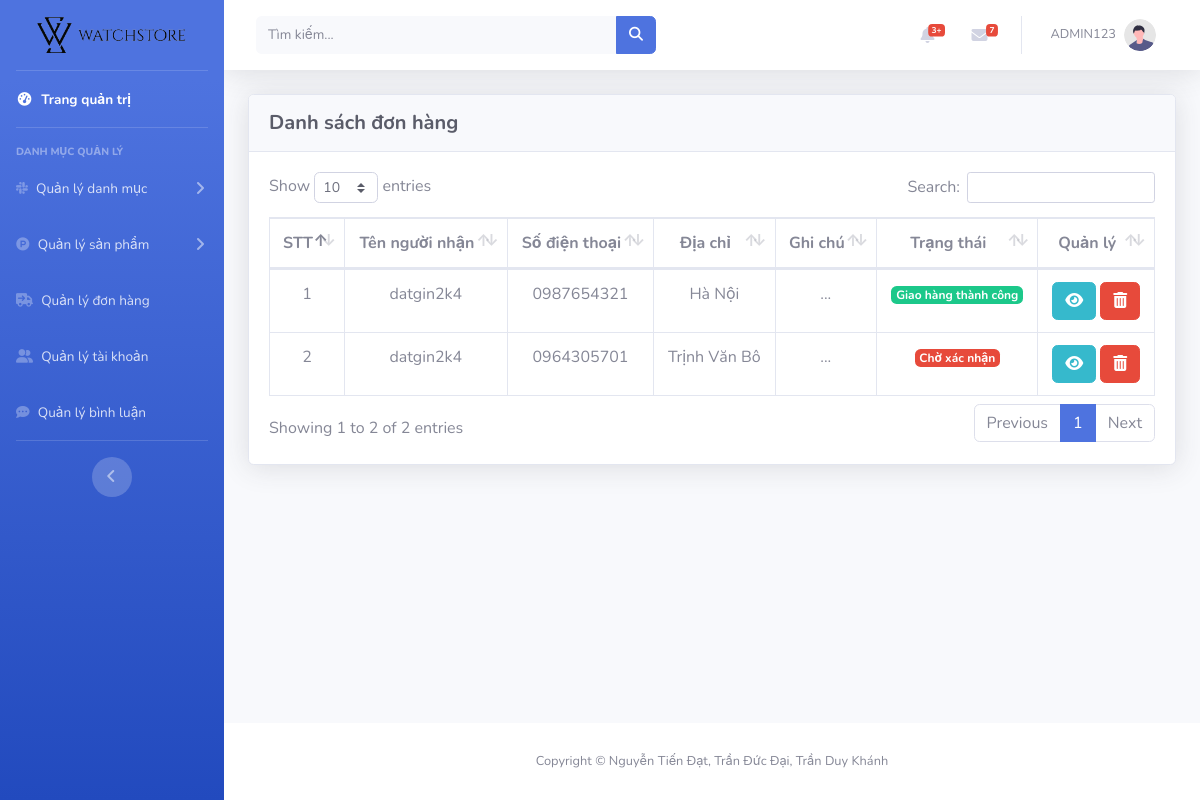
Before: /admin/index.php?act=list_donhang (signed in) with the older database file.
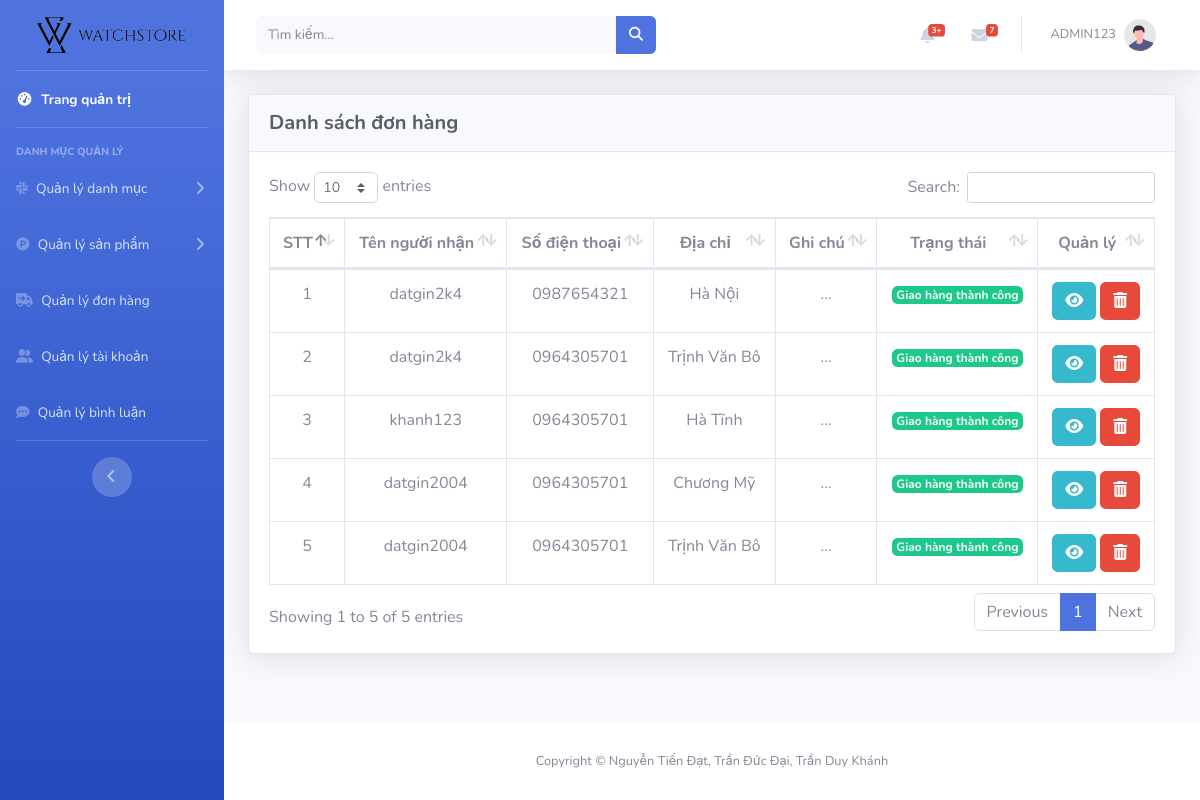
After: the same page with the newer database file.
### tables this page shows
CREATE TABLE `donhang` (
  `id` int(11) NOT NULL,
  `id_user` int(11) NOT NULL,
  `nguoi_nhan` varchar(255) NOT NULL,
  `email` varchar(255) NOT NULL,
  `tel` varchar(255) NOT NULL,
  `address` varchar(255) NOT NULL,
  `date` date DEFAULT NULL,
  `ghi_chu` varchar(255) DEFAULT NULL,
  `thanhtien` int(11) NOT NULL,
  `trangthai` int(11) NOT NULL
);

### model/pdo.php (called while the page is built, shortened)
<?php
function pdo_get_connection()
{
    $servername = "localhost";
    $username = "root";
    $password = "";
    try {
        $conn = new PDO("mysql:host=$servername;dbname=duan1", $username, $password);
        $conn->setAttribute(PDO::ATTR_ERRMODE, PDO::ERRMODE_EXCEPTION);
        return $conn;
    } catch (PDOException $e) {
        echo "Connection failed: " . $e->getMessage();
    }
}
function pdo_query($sql)
{
    $conn = pdo_get_connection();
    $sql = $conn->prepare($sql);
    $sql->execute();
    $kq = $sql->fetchAll(PDO::FETCH_ASSOC);
    return $kq;
}
?>

### model/donhang.php (called while the page is built, shortened)
<?php
function loadall_donhang($iddh = 0)
{
    $sql = "select * from donhang";
    return pdo_query($sql);
}

### admin/donhang/list_donhang.php (the view)
<div class="container-fluid">
    <div class="card shadow mb-4">
        <div class="card-header py-3">
            <h6 class="m-0 h5 text-dark font-weight-bold">Danh sách đơn hàng</h6>
        </div>
        <div class="card-body">
            <div class="table-responsive">
                <table class="table table-bordered text-center" id="dataTable" width="100%" cellspacing="0">
                    <thead>
                        <tr>
                            <th class="fw-bold text-secondary">STT</th>
                            <th class="fw-bold text-secondary">Tên người nhận</th>
                            <th class="fw-bold text-secondary">Số điện thoại</th>
                            <th class="fw-bold text-secondary">Địa chỉ</th>
                            <th class="fw-bold text-secondary">Ghi chú</th>
                            <th class="fw-bold text-secondary">Trạng thái</th>
                            <th class="fw-bold text-secondary">Quản lý</th>
                        </tr>
                    </thead>
                    <tbody>
                        <?php foreach ($list_donhang as $key => $value) { ?>
                            <tr>
                                <td><?= $key + 1 ?></td>
                                <td><?= $value['nguoi_nhan'] ?></td>
                                <td><?= $value['tel'] ?></td>
                                <td><?= $value['address'] ?></td>
                                <td>
                                    <?php
                                    if ($value['ghi_chu'] != null) {
                                        echo $value['ghi_chu'];
                                    } else {
                                        echo '...';
                                    }
                                    ?>
                                </td>
                                <td>
                                    <?php
                                    if ($value['trangthai'] == 0) {
                                        echo '<span class="badge bg-danger text-white">Chờ xác nhận</span>';
                                    } else if ($value['trangthai'] == 1) {
                                        echo '<span class="badge bg-primary text-white">Đã xác nhận</span>';
                                    } else if ($value['trangthai'] == 2) {
                                        echo '<span class="badge bg-warning text-white">Đang giao hàng</span>';
                                    } elseif ($value['trangthai'] == 3) {
                                        echo '<span class="badge bg-success text-white">Giao hàng thành công</span>';
                                    } else {
                                        echo '<span class="badge text-secondary text-white">Đã hủy</span>';
                                    } ?>
                                </td>
                                <td>
                                    <a type="button" class="btn btn-info" href="?act=update_donhang&id=<?= $value['id'] ?>"><i class="fa-solid fa-eye"></i></a>
                                    <a type="button" class="btn btn-danger" href=""><i class="fa-solid fa-trash-can"></i></a>
                                </td>
                            </tr>
                        <?php } ?>
                    </tbody>
                </table>
            </div>
        </div>
    </div>
</div>
</div>

Changed rows visible on the page:
changed donhang (number 2 of 5 on the later page): trangthai "Chờ xác nhận" → "Giao hàng thành công"
added donhang: nguoi_nhan "khanh123", tel "0964305701", address "Hà Tĩnh", trangthai "Giao hàng thành công"
added donhang: nguoi_nhan "datgin2004", tel "0964305701", address "Chương Mỹ", trangthai "Giao hàng thành công"
added donhang: nguoi_nhan "datgin2004", tel "0964305701", address "Trịnh Văn Bô", trangthai "Giao hàng thành công"
Other visible differences:
text written by a page script: "Show entries Search: Showing 1 to 2 of 2 entries Previous 1 Next" → "Show entries Search: Showing 1 to 5 of 5 entries Previous 1 Next"
